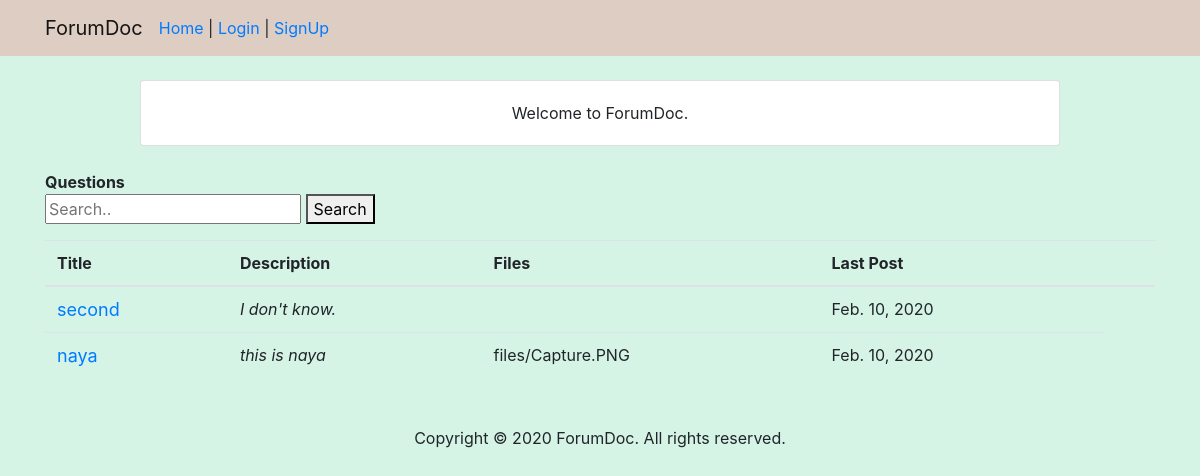
Before: / with the older database file.
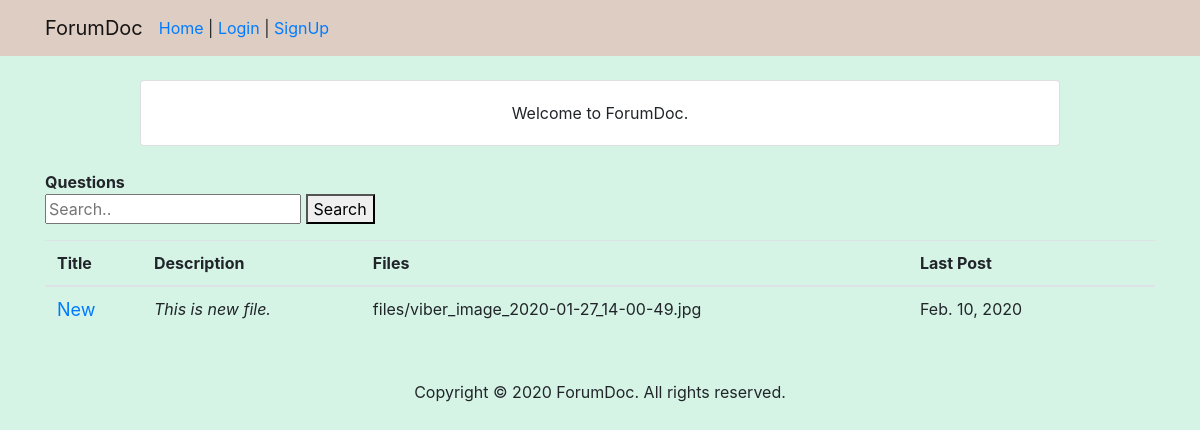
After: the same page with the newer database file.
### forum/models.py (models this page shows, shortened)
class Thread(models.Model):
    title=models.CharField(max_length=50)
    description=models.CharField(max_length=150)
    file = models.FileField(upload_to='files/', blank='True', null='True')
    date_created=models.DateField(auto_now_add=True)
    def get_latest_date(self):
        if self.reply_set.count()>0:
            return self.reply_set.latest('date_created').date_created
        return self.date_created

class Reply(models.Model):
    thread=models.ForeignKey(Thread, on_delete=models.CASCADE)
    user=models.ForeignKey(User, on_delete=models.CASCADE)
    message=models.TextField()
    date_created=models.DateField(auto_now_add=True)

### user/views.py (the view)
# urls.py: 2. Add a URL to urlpatterns:  path('', views.home, name='home')
def home(request):
    form=ThreadForm()
    threads = Thread.objects.all()
    context={'form':form, 'threads':threads}
    query=""
    try:
        if request.GET:
            query=request.GET['searchKey']
            thread = search(str(query))
            return render(request, 'home.html', {'threads': thread})
    except MultiValueDictKeyError:
        return render(request, 'home.html', context)
    return render(request, 'home.html', context)

### forum/forms.py
class ThreadForm(ModelForm):
    class Meta:
        model=Thread
        fields=('title', 'description', 'file')

### templates/home.html (shortened to what this page needs)
{% extends 'base.html' %}
{% block body %}
            <div class="pageTitle"><strong>Questions</strong></div>
            <form method = "GET">
              <input type ="text" name ="searchKey" placeholder="Search..">
              <button type="submit"> Search </button>
            </form>
            <table class="table mb-0">
              <thead>
                <tr>
                  <th>Title</th>
                  <th>Description</th>
                  <th>Files</th>
                  <th>Last Post</th>
                  <th> </th>
                </tr>
              </thead>
              <tbody>
                {% for t in threads %}
                <tr>
                  <td>
                    <a href="/thread/{{t.id}}/" style="font-size: 18px;" class="blue">
                      {{ t.title }}
                    </a>
                  </td>
                  <td><em>{{ t.description }}</em></td>
                  <td>{{ t.file }}</td>
                  <td>{{ t.get_latest_date }} &nbsp;</td>
                  {% endfor %}
                </tbody>
            </table>
{% endblock %}

### templates/base.html (shortened to what this page needs)
{% load static %}
<html lang="en">
<head>
  <link rel="stylesheet" href="https://stackpath.bootstrapcdn.com/bootstrap/4.1.3/css/bootstrap.min.css">
  <link rel="stylesheet" type="text/css" href="{% static 'css/style.css' %}">
</head>
<body>
  <nav class="navbar navbar-expand-lg navbar-light mb-4" style="background-color:#decdc3">
    <div class="container">
      <a class="navbar-brand" href="{% url 'user:home' %}">ForumDoc</a>
      <div class="collapse navbar-collapse" id="navbarSupportedContent">
          <center>
          <ul class="navbar-nav">
            <li class="nav-item">
                <a href="{% url 'user:home' %}" class="m-item">Home</a> |
                {% if user.is_authenticated %}
                <a href="{% url 'user:user_profile' %}" class="m-item">Profile</a> |
                <a href="{% url 'user:logout' %}" class="m-item">Logout</a> |
                <a href="{% url 'user:update_profile' %}" class="m-item">Update_Profile</a>
                {% else %}
                <a href="{% url 'user:login' %}" class="m-item">Login</a> |
                <a href="{% url 'user:signup' %}" class="m-item">SignUp</a>
                {% endif %}
            </li>
          </ul>
          </center>
        </div>
      </div>
  </nav>
 <div class="container">
    <div class="row justify-content-center">
      <div class="col-lg-10 col-md-12">
        <div class="card mb-4">
          <div class="card-body"><center>Welcome to ForumDoc.</center>
          </div>
        </div>
      </div>
    </div>
</body>
</html>
    </head>
    <body>
      {% block body %}{% endblock %}
    </body>
<footer><center>Copyright &copy; 2020 ForumDoc. All rights reserved.</center></footer>

### user/static/css/style.css (style rules this page uses)
body { background-color: #d5f4e6; }

Changed rows visible on the page:
removed Thread: title "second", description "I don't know.", get_latest_date "Feb. 10, 2020"
removed Thread: title "naya", description "this is naya", file "files/Capture.PNG", get_latest_date "Feb. 10, 2020"
added Thread: title "New", description "This is new file.", file "files/viber_image_2020-01-27_14-00-49.jpg", get_latest_date "Feb. 10, 2020"
